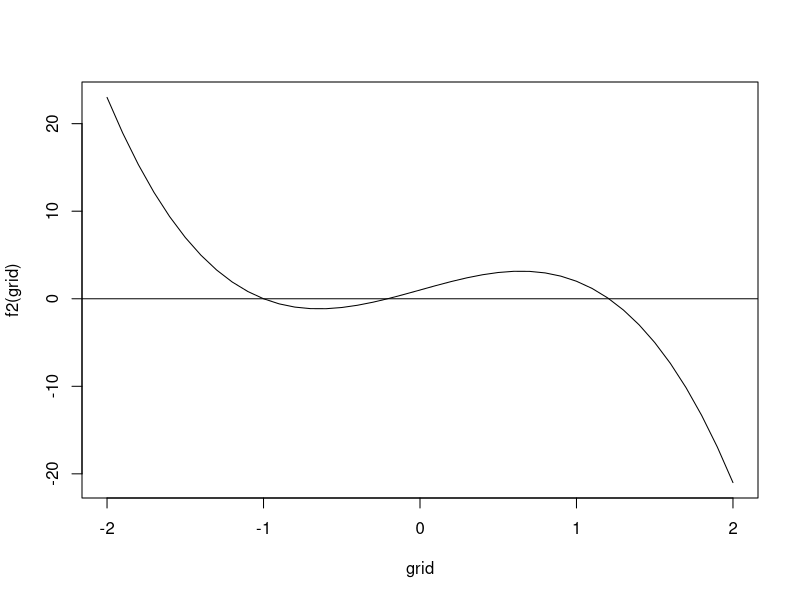

Write the R code that produced this figure.
rm(list=ls())

## 1. Multiple solutions
## 2. Failure: diversion, cycle, functional, No gradient
## 3. Reduced performance

## basic function
f2 = function(x){
    return(-4*x^3+5*x+1)
}

f2_grad = function(x){
    return(-12*x^2+5)
}

grid = seq(from = -2, to =2, 0.1)

plot(x = grid , y =f2(grid), type = "l")
abline(h=0) ## multiple solutions

## one_variable newton
newton_raphson = function(initial, max_iter, tol){
    
    x0 = initial
    
    for(i in 1:max_iter){
        
        x1 = x0 - f2(x0)/f2_grad(x0)
        
        if(abs(x1-x0)<tol){
            break
        }
        
        x0 <- x1
        
    }
    return(list(iter = i, solution = x0))
}

## multiple solutions
newton_raphson(initial = -0.595, max_iter = 100,tol = 0.01) # 1.20
newton_raphson(initial = -2, max_iter = 100,tol = 0.01) # -1.001589

rm(f2, f2_grad)
## for f = arctan -> diversion
## when initial x0 = -0.56898425... -> not stable
## for f = log(x), f>0 f(x)=0 do not exist and x0 = 2.9, 
## suboptimal f = x^9, x0 = 1 -> Too slow becasue of numerical error

## combine robust but slow solver(to get into  domain of atrraction) 
## with newton method(successive approx.)

## multivariate newton
## x, y로 정의 하는 것이 아니라 x[1], x[2]로 정의

my_func = function(x){
    return(2.575 - 2*cos(x[1])*cos(x[2]+pi)-0.575*cos(1.25*pi - 2*x[1]))
}

G <- function(x) {
    c(2 * sin(x[1]) * cos(x[2] + pi) - 2 * 0.575 * sin(1.25 * pi - 2 * x[1]),
      2 * cos(x[1]) * sin(x[2] + pi))
}

H <- function(x) {
    matrix(c(2 * cos(x[1]) * cos(x[2] + pi) - 2 * 0.575 * sin(1.25 * pi - 2 * x[1]), 
             -2 * sin(x[1]) * sin(x[2] + pi),
             -2 * sin(x[1]) * sin(x[2] + pi),
             2 * cos(x[1]) * cos(x[2] + pi)), nrow = 2, ncol = 2, byrow = TRUE)
}

## using optim()
optim(par = c(0,0), fn = my_func, method= "BFGS")

## multi_Newton-raphson for max_min
## for multivariate_newton_raphson, we should use Hessian and Gradient
multi_NR = function(initial, max_iter, tol){
    
    x0 <- initial
    
    ##
    for(i in 1:max_iter){
        
        ##
        x1 <- x0 - solve(H(x0)) %*% G(x0) # univariate: x1 = x0 - f2(x0)/f2_grad(x0)
        
        if(abs(sum(x1-x0)^2)<tol){
            break
        }
        
        x0 <- x1
        
    }
    return(list(iter = i, solution = x0))
}

##
multi_NR(initial =c(0,0), max_iter = 1000,tol = 0.01)
